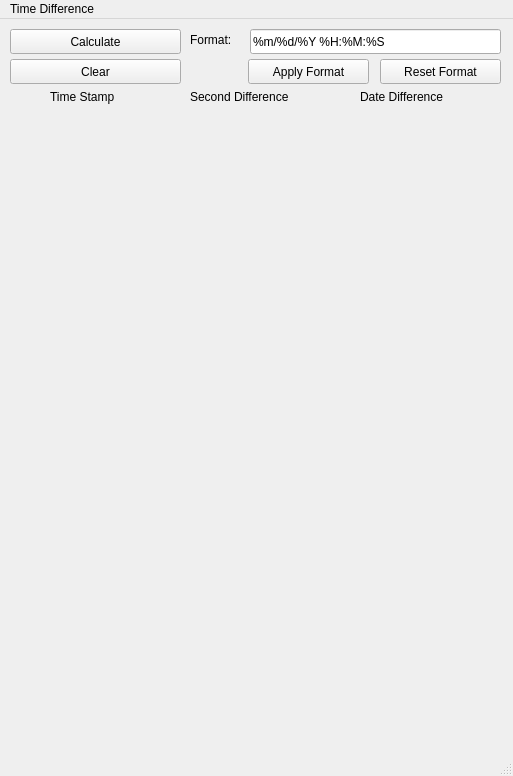
<?xml version="1.0" encoding="UTF-8"?>
<ui version="4.0">
 <class>MainWindow</class>
 <widget class="QMainWindow" name="MainWindow">
  <property name="geometry">
   <rect>
    <x>0</x>
    <y>0</y>
    <width>513</width>
    <height>776</height>
   </rect>
  </property>
  <property name="windowTitle">
   <string>MainWindow</string>
  </property>
  <widget class="QWidget" name="centralWidget">
   <widget class="QPushButton" name="calculateButton">
    <property name="geometry">
     <rect>
      <x>10</x>
      <y>10</y>
      <width>171</width>
      <height>25</height>
     </rect>
    </property>
    <property name="autoFillBackground">
     <bool>false</bool>
    </property>
    <property name="styleSheet">
     <string notr="true">color : rgb(0, 0, 0)
</string>
    </property>
    <property name="text">
     <string>Calculate</string>
    </property>
   </widget>
   <widget class="QPushButton" name="resetButton">
    <property name="geometry">
     <rect>
      <x>10</x>
      <y>40</y>
      <width>171</width>
      <height>25</height>
     </rect>
    </property>
    <property name="text">
     <string>Clear</string>
    </property>
   </widget>
   <widget class="QLabel" name="secondsLabel">
    <property name="geometry">
     <rect>
      <x>190</x>
      <y>70</y>
      <width>131</width>
      <height>16</height>
     </rect>
    </property>
    <property name="text">
     <string>Second Difference</string>
    </property>
   </widget>
   <widget class="QLabel" name="hoursLabel">
    <property name="geometry">
     <rect>
      <x>360</x>
      <y>70</y>
      <width>121</width>
      <height>16</height>
     </rect>
    </property>
    <property name="text">
     <string>Date Difference</string>
    </property>
   </widget>
   <widget class="QWidget" name="verticalLayoutWidget">
    <property name="geometry">
     <rect>
      <x>10</x>
      <y>90</y>
      <width>171</width>
      <height>641</height>
     </rect>
    </property>
    <layout class="QVBoxLayout" name="verticalLayout">
     <property name="sizeConstraint">
      <enum>QLayout::SetDefaultConstraint</enum>
     </property>
    </layout>
   </widget>
   <widget class="QWidget" name="verticalLayoutWidget_2">
    <property name="geometry">
     <rect>
      <x>190</x>
      <y>90</y>
      <width>131</width>
      <height>641</height>
     </rect>
    </property>
    <layout class="QVBoxLayout" name="verticalLayout_2"/>
   </widget>
   <widget class="QWidget" name="verticalLayoutWidget_3">
    <property name="geometry">
     <rect>
      <x>330</x>
      <y>90</y>
      <width>171</width>
      <height>641</height>
     </rect>
    </property>
    <layout class="QVBoxLayout" name="verticalLayout_3"/>
   </widget>
   <widget class="QLabel" name="label">
    <property name="geometry">
     <rect>
      <x>50</x>
      <y>70</y>
      <width>81</width>
      <height>16</height>
     </rect>
    </property>
    <property name="text">
     <string>Time Stamp</string>
    </property>
   </widget>
   <widget class="QLabel" name="label_2">
    <property name="geometry">
     <rect>
      <x>190</x>
      <y>10</y>
      <width>67</width>
      <height>21</height>
     </rect>
    </property>
    <property name="text">
     <string>Format:</string>
    </property>
   </widget>
   <widget class="QLineEdit" name="lineEdit">
    <property name="geometry">
     <rect>
      <x>250</x>
      <y>10</y>
      <width>251</width>
      <height>25</height>
     </rect>
    </property>
    <property name="text">
     <string>%m/%d/%Y %H:%M:%S</string>
    </property>
   </widget>
   <widget class="QPushButton" name="resetMask">
    <property name="geometry">
     <rect>
      <x>380</x>
      <y>40</y>
      <width>121</width>
      <height>25</height>
     </rect>
    </property>
    <property name="text">
     <string>Reset Format</string>
    </property>
   </widget>
   <widget class="QPushButton" name="apply">
    <property name="geometry">
     <rect>
      <x>248</x>
      <y>40</y>
      <width>121</width>
      <height>25</height>
     </rect>
    </property>
    <property name="text">
     <string>Apply Format</string>
    </property>
   </widget>
  </widget>
  <widget class="QMenuBar" name="menuBar">
   <property name="geometry">
    <rect>
     <x>0</x>
     <y>0</y>
     <width>513</width>
     <height>22</height>
    </rect>
   </property>
   <widget class="QMenu" name="menuhello_world">
    <property name="title">
     <string>Time Difference</string>
    </property>
    <addaction name="actionHelp"/>
    <addaction name="actionAbout"/>
    <addaction name="actionExit"/>
   </widget>
   <addaction name="menuhello_world"/>
  </widget>
  <widget class="QStatusBar" name="statusBar"/>
  <action name="actionAbout">
   <property name="text">
    <string>About</string>
   </property>
  </action>
  <action name="actionHelp">
   <property name="text">
    <string>Help</string>
   </property>
  </action>
  <action name="actionExit">
   <property name="text">
    <string>Exit</string>
   </property>
  </action>
 </widget>
 <layoutdefault spacing="6" margin="11"/>
 <resources/>
 <connections/>
</ui>
